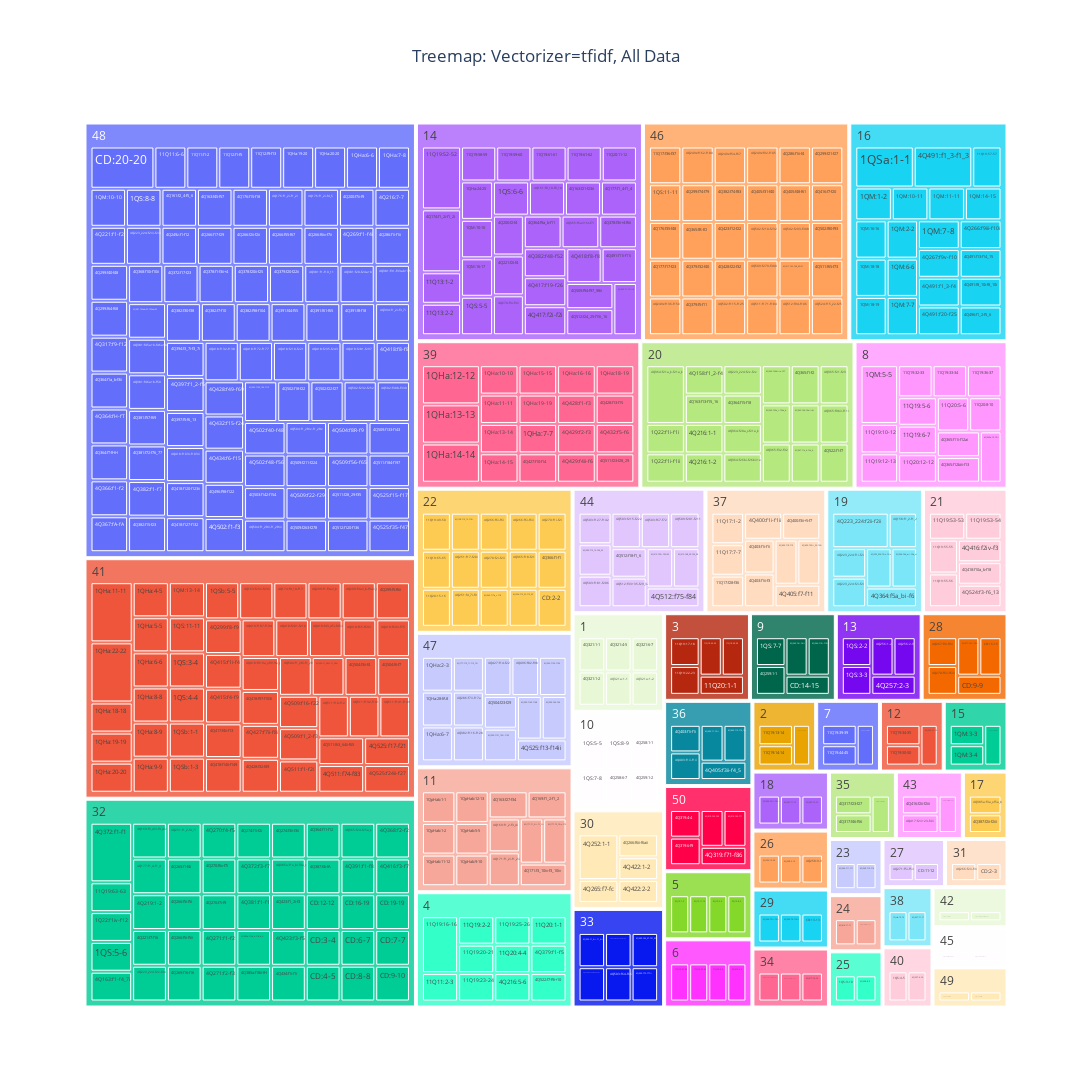

Notebook code for this chart:
### Code cell
# Create a treemap
fig = px.treemap(df__, path=['cluster', 'sample_name'], values=np.ones(len(df__)), 
                 title=f'Treemap: Vectorizer={vectorizer_type}, All Data')
factor = 0.6
fig.update_layout(
    width=1900*factor,
    height=2000*factor,
    title={
        'text': f'Treemap: Vectorizer={vectorizer_type}, All Data',
        'x': 0.5,
        'xanchor': 'center',
        'yanchor': 'top'
    }
)
# Show the treemap
fig.show()

### Figure 1 — Plotly figure (JSON) as saved in the notebook; plotly's stock layout.template omitted (floating-point values rounded to 4 significant figures; data arrays with more than 128 entries replaced by an {"elided": "..."} marker saying what was removed)
{"data": [{"branchvalues": "total", "domain": {"x": [0, 1], "y": [0, 1]}, "hovertemplate": "labels=%{label}<br>value=%{value}<br>parent=%{parent}<br>id=%{id}<extra></extra>", "ids": {"elided": "577 str values"}, "labels": {"elided": "577 str values"}, "name": "", "parents": {"elided": "577 str values"}, "type": "treemap", "values": {"elided": "577 int values"}}], "layout": {"height": 1200, "legend": {"tracegroupgap": 0}, "title": {"text": "Treemap: Vectorizer=tfidf, All Data", "x": 0.5, "xanchor": "center", "yanchor": "top"}, "width": 1140}}
